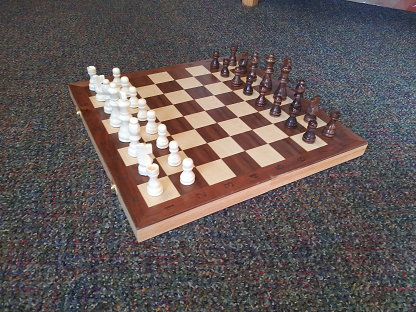
#> input picture Learn OpenCV/Resources/chess.png, 416 x 312 px, found by its file name
$ python 'Chapter 2.py'
#> lines starting #> are read from the running program, lines starting #| are printed output that depends on the picture; after the words box and inside, x2 and y2 are one past the last pixel; in counts of white or black regions, pixels touching at a corner belong together
import cv2
import numpy as np

img = cv2.imread("Learn OpenCV/Resources/chess.png")
#> img is the input picture: shape (312, 416, 3); mean B, G, R 87.8, 88.7, 98.1

kernel = np.ones((5,5), np.uint8)

imgGray = cv2.cvtColor(img, cv2.COLOR_BGR2GRAY)
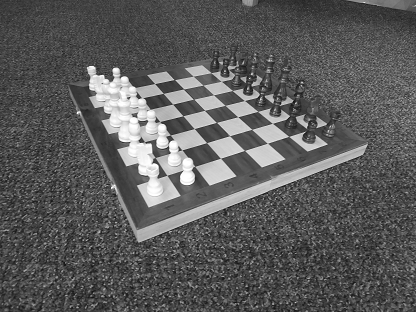
#> imgGray: shape (312, 416); min 13, max 255, mean 91.4
imgBlur = cv2.GaussianBlur(img, (7, 7), 0)
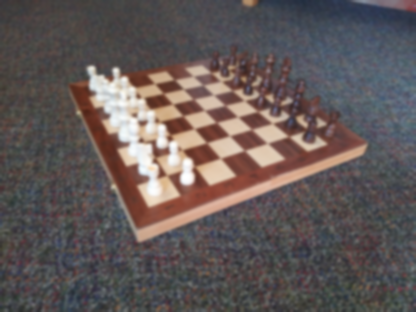
#> imgBlur: shape (312, 416, 3); mean B, G, R 87.8, 88.7, 98.1
imgCanny = cv2.Canny(img, 150, 200)
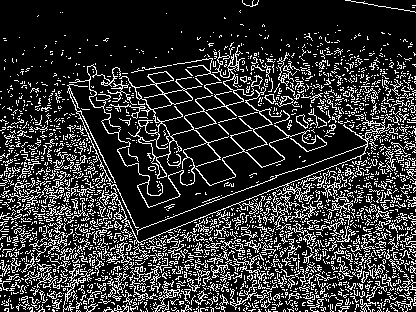
#> imgCanny: shape (312, 416); 20% white in thin lines or dots
imgDilation = cv2.dilate(imgCanny, kernel, iterations=1)
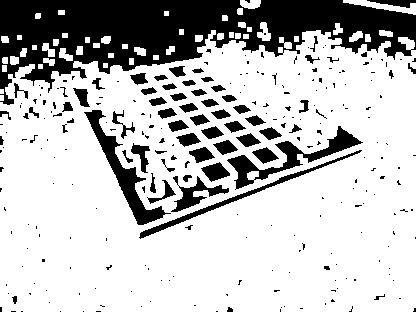
#> imgDilation: shape (312, 416); 74.8% white; 270 black regions (202 under 20 px), largest, box (x1, y1, x2, y2) and area: (0, 0, 416, 105) 20636, (84, 110, 171, 225) 1866, (227, 126, 363, 190) 1764
imgEroded = cv2.erode(imgDilation, kernel, iterations=1)
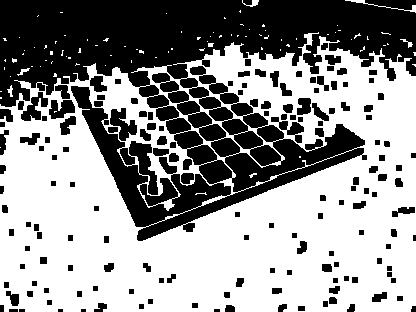
#> imgEroded: shape (312, 416); 57.5% white; 160 black regions (5 under 20 px), largest, box (x1, y1, x2, y2) and area: (0, 0, 416, 241) 46190, (110, 108, 137, 141) 472, (21, 92, 48, 121) 368

cv2.imshow("Gray Image", imgGray)
cv2.imshow("Blur Image", imgBlur)
cv2.imshow("Canny Image", imgCanny)
cv2.imshow("Dilation Image", imgDilation)
cv2.imshow("Eroded Image", imgEroded)
cv2.waitKey(0)
